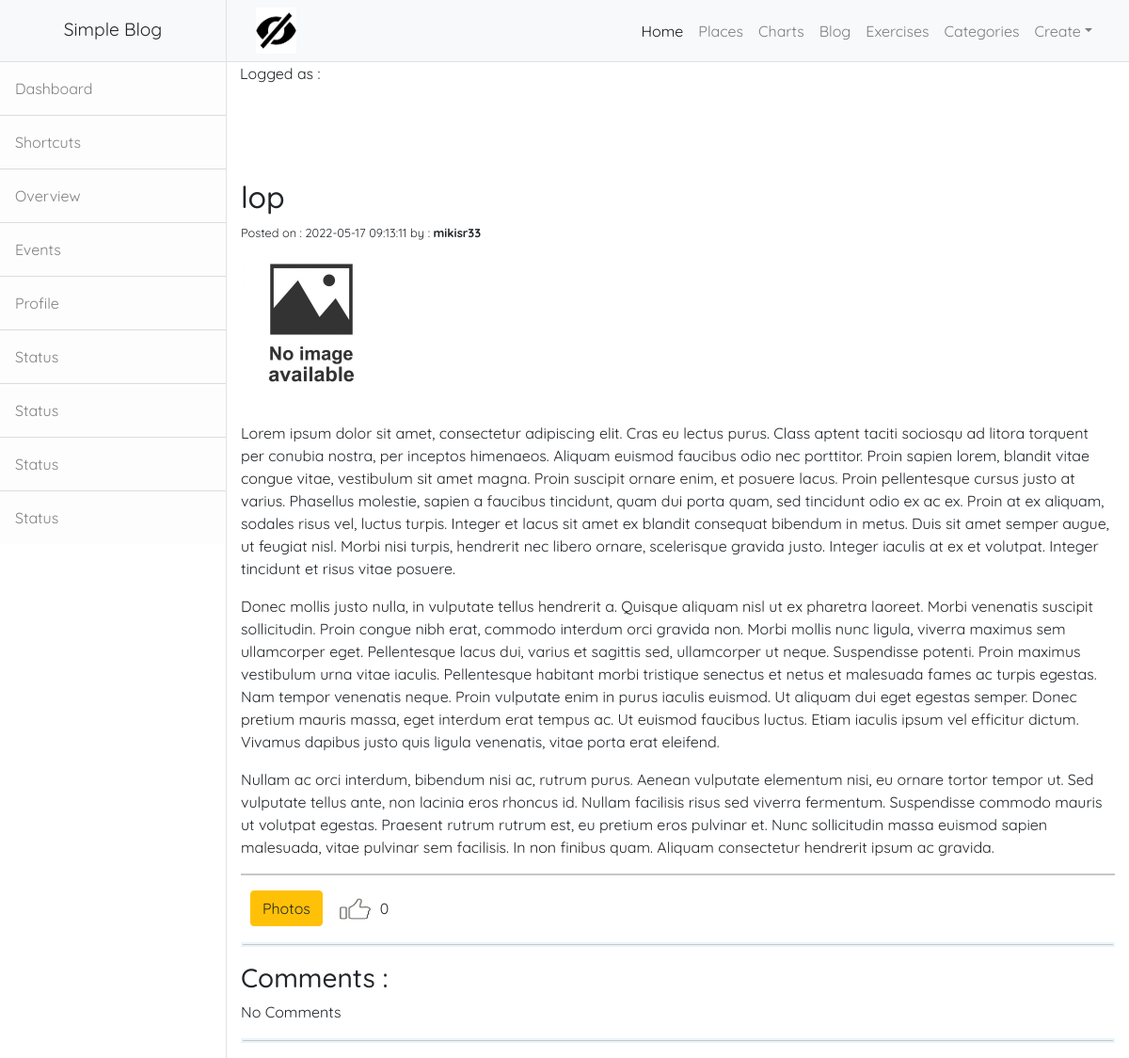
The app's page /posts/lop with its own data.
### tables this page shows
CREATE TABLE `posts` (
  `id_p` int(11) NOT NULL,
  `category_id` int(11) NOT NULL,
  `user_id` int(11) NOT NULL,
  `title` varchar(255) NOT NULL,
  `visits` int(255) NOT NULL DEFAULT 0,
  `num_comments` int(11) DEFAULT 0,
  `slug` varchar(255) NOT NULL,
  `body` text NOT NULL,
  `post_image` varchar(255) NOT NULL,
  `created_at` timestamp NOT NULL DEFAULT current_timestamp()
);

CREATE TABLE `users` (
  `id_users` int(11) NOT NULL,
  `name_users` varchar(255) NOT NULL,
  `zipcode` varchar(255) NOT NULL,
  `email` varchar(255) NOT NULL,
  `username` varchar(255) NOT NULL,
  `password` varchar(255) NOT NULL,
  `register_date` timestamp NOT NULL DEFAULT current_timestamp()
);

CREATE TABLE `likes` (
  `id_new` int(11) NOT NULL,
  `post_slug` varchar(255) NOT NULL,
  `number_likes` int(11) NOT NULL,
  `last_added` timestamp NOT NULL DEFAULT current_timestamp()
);

### application/controllers/posts.php (called while the page is built, shortened)
<?php
class Posts extends CI_Controller
{
	public function __construct()
	{
        $this->load->helper('url','form','date');
        $this->load->library("pagination");
		$this->load->model('post_model');
		$this->load->library('session');
    }
public function view($slug = NULL) {
	$pageWasRefreshed = isset($_SERVER['HTTP_CACHE_CONTROL']) && $_SERVER['HTTP_CACHE_CONTROL'] === 'max-age=0';
	if(!$pageWasRefreshed){$this->post_model->set_visits($slug);}
       $data['post'] = $this->post_model->get_posts($slug);
        $post_id = $data['post']['id_p'];
        $data['photos'] = $this->post_model->get_number_photos($post_id);
       $data['comments'] = $this->comment_model->get_comments($post_id);
       $data['title'] = $data['post']['title'];
       $this->load->view('templates/header_vertical');
		$this->load->view('posts/view',$data);
		$this->load->view('templates/footer');
}
}

### index.php (called while the page is built, shortened)
<?php
require_once BASEPATH.'core/CodeIgniter.php';

### application/models/post_model.php (called while the page is built, shortened)
<?php
class Post_model extends CI_Model
{
public function get_posts($slug = FALSE){
    $this->db->join('likes','likes.post_slug = posts.slug');
    $this->db->join('users','users.id_users = posts.user_id');
	$query = $this->db->get_where('posts',array('slug'=>$slug));
	 return $query-> row_array();
}
											public function set_visits($slug){
													$this->db->select('*');
												    $this->db->from('posts');
													$this->db->where('slug',$slug);
											        $this->db->set('visits','visits+1',false);
											         $this->db->update();
											}
						public function get_likes($slug = NULL){
							$this->db->where('post_slug',$slug);
							$query = $this->db->get("likes");
							return $query->row_array();
						}
}
 ?>

### application/views/posts/view.php (the view, shortened to what this page needs)
<div style="margin-top: 100px;">
	<h2><?php echo  $post['title'] ;  ?></h2>
	<?php
     $slug = explode("/",current_url())[5];
	 ?>
<small style="display: block;margin-top: 10px;margin-bottom: 10px;">Posted on : <?php echo $post['created_at']  ?><span> by : <strong><?php echo $post['username']; ?></strong></span></small>
                 <img  src="
						<?php if(($post['post_image'] === 'noimage.jpg') || ($post['post_image'] === '')){
							echo site_url() ?>assets/images/posts/noimage.jpg<?php
						}else{
							echo site_url() ?>assets/images/posts/<?php
					        echo $post['post_image'];
						} ?>" width="150" height="150" alt="">
<div class="" style="margin-top: 30px;">
	<?php echo $post['body']; ?>
	<hr>
	<div class="d-flex flex-row align-top" style="">
 <?php echo form_open('/posts/images/'.$post['id_p']); ?>
		<button type="submit"  style="margin-left: 10px;text-align: center;" value="View Photos" id="submitWarning" class="btn btn-warning">Photos<span class="popuptext" id="myPopup"><?php echo $photos; ?></span></button>
     </form>
   <?php if($this->session->userdata('user_id') != $post['user_id']){ ?>
     <div style="display:block;width:300px;height: 39px;border-radius: 5px;" class="ml-2">
				     		<div class="row">
				     			<div class="col-md-3">
				     				<img id="image" src="
				     	<?php echo site_url() ?>assets/images/posts/like1.jpg" alt="" style="width: 52.8px;height: 39px;" style = "cursor: pointer;">
				     			</div>
				     			<div class="col-md-9 my-auto" style="margin-left: -30px;" id="num_likes">
				     				<?php echo $post['number_likes']; ?>
				     			</div>
				     		</div>
     </div>
     <?php } ?>
	</div>
	<hr style="border: 2px solid lightblue;">
	<h3>Comments :</h3>
	<?php if($comments){
		$i = 0;
		foreach ($comments as $comments) {
			$i++;
			?><div class="card-body mt-2" id="zoom" onclick="onClick(this)">
				<p class="comments_number"><?php echo $i; ?></p>
				<?php echo form_open('/comments/delete_comment/'.$comments['id']); ?>
				<input type="hidden" name="comment_slug" value="<?php echo $slug; ?>">
				<input type="hidden" name="delete_comment_from_posts" value="<?php echo $post['id_p']; ?>">
				<button id="delete_image" class="deleteComment" style="
			/*	height: fit-content;
				cursor: pointer;
				border:none;*/
				/*margin-top: -1px;*/
				/*position: absolute;
                margin-left: 1064px;
                margin-top: -13px;*/
				"><i style="
				opacity: 0.3;
				color: red;
				" class="fa fa-trash fa-2x" aria-hidden="true"></i></button>
			</form>
				<div style="margin-top: 32px;overflow: auto;height: auto;"><?php echo word_limiter($comments['body'],60) ?></div>
				<div style="display: none;"><?php echo $comments['body']; ?></div>
				<small style="
				/*border: 1px  solid #00000052;
*/
				    font-family: cursive;
				    color: brown;
				    margin-left: -17px;
				    position: absolute;
				    margin-top: -2px;
				    box-shadow: -3px -3px 7px #ffffff73, 3px 3px 5px rgb(94 104 121 / 29%);
				"><strong style="font-weight:500; "> <?php echo $comments['name'] ?></strong></small>
			</div><?php
		}
	}else{
		?>
		<p>No Comments</p>
		<?php
	} ?>
	<hr style="border: 2px solid lightblue;">
</div>
</div>

### assets/css/calendar.css (style rules this page uses)
* { margin: 0; padding: 0; box-sizing: border-box; font-family: "Quicksand", sans-serif; }

### assets/css/calendar_large.css (style rules this page uses)
* { margin: 0; padding: 0; box-sizing: border-box; font-family: "Quicksand", sans-serif; }

### records on screen
posts: title "lop", created_at "2022-05-17 09:13:11", user.username "mikisr33", body "Lorem ipsum dolor sit amet, consectetur adipiscing elit. Cras eu lectus purus. Class aptent taciti sociosqu ad litora torquent per conubia nostra, per inceptos himenaeos. Aliquam euismod faucibus odio nec porttitor. Proin sapien lorem, blandit vitae congue vitae, vestibulum sit amet magna. Proin suscipit ornare enim, et posuere lacus. Proin pellentesque cursus justo at varius. Phasellus molestie, sapien a faucibus tincidunt, quam dui porta quam, sed tincidunt odio ex ac ex. Proin at ex aliquam, sodales risus vel, luctus turpis. Integer et lacus sit amet ex blandit consequat bibendum in metus. Duis sit amet semper augue, ut feugiat nisl. Morbi nisi turpis, hendrerit nec libero ornare,…", likes.number_likes "0"
